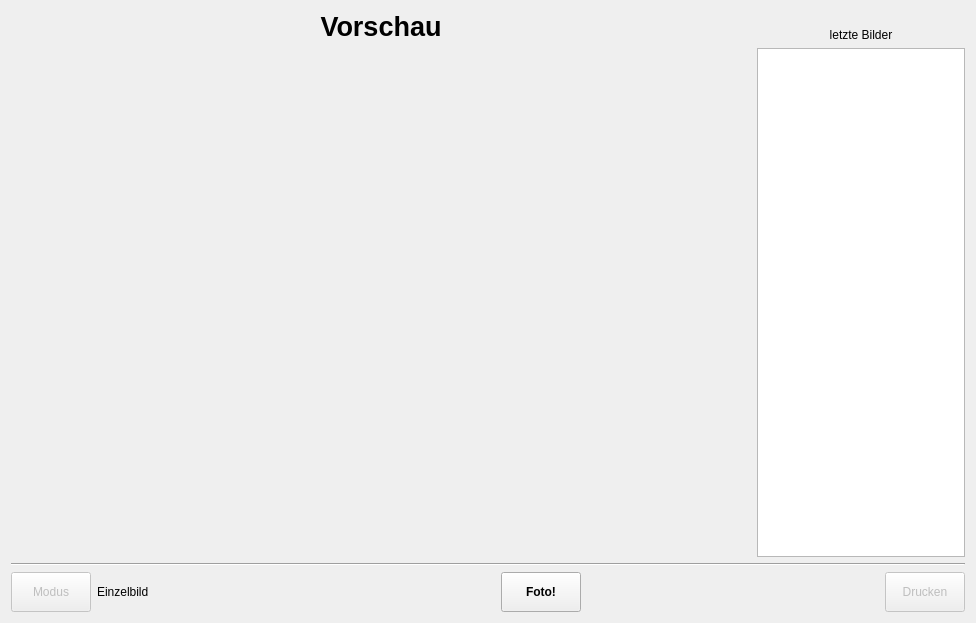
<?xml version="1.0" encoding="UTF-8"?>
<ui version="4.0">
 <class>photoBooth</class>
 <widget class="QWidget" name="photoBooth">
  <property name="geometry">
   <rect>
    <x>0</x>
    <y>0</y>
    <width>976</width>
    <height>623</height>
   </rect>
  </property>
  <property name="focusPolicy">
   <enum>Qt::NoFocus</enum>
  </property>
  <property name="windowTitle">
   <string notr="true">ZambaPhoto</string>
  </property>
  <layout class="QVBoxLayout" name="verticalLayout">
   <item>
    <layout class="QGridLayout" name="gridLayout">
     <item row="0" column="0">
      <widget class="QLabel" name="label_title">
       <property name="font">
        <font>
         <family>Helvetica Neue</family>
         <pointsize>20</pointsize>
         <weight>75</weight>
         <bold>true</bold>
        </font>
       </property>
       <property name="text">
        <string notr="true">Vorschau</string>
       </property>
       <property name="alignment">
        <set>Qt::AlignCenter</set>
       </property>
      </widget>
     </item>
     <item row="0" column="1">
      <widget class="QLabel" name="label_lastPictures">
       <property name="text">
        <string>letzte Bilder</string>
       </property>
       <property name="alignment">
        <set>Qt::AlignBottom|Qt::AlignHCenter</set>
       </property>
      </widget>
     </item>
     <item row="1" column="1">
      <widget class="QListWidget" name="listWidget_lastPictures">
       <property name="sizePolicy">
        <sizepolicy hsizetype="Minimum" vsizetype="Expanding">
         <horstretch>0</horstretch>
         <verstretch>0</verstretch>
        </sizepolicy>
       </property>
       <property name="minimumSize">
        <size>
         <width>200</width>
         <height>0</height>
        </size>
       </property>
       <property name="autoFillBackground">
        <bool>false</bool>
       </property>
       <property name="frameShape">
        <enum>QFrame::StyledPanel</enum>
       </property>
       <property name="iconSize">
        <size>
         <width>170</width>
         <height>130</height>
        </size>
       </property>
       <property name="resizeMode">
        <enum>QListView::Adjust</enum>
       </property>
       <property name="viewMode">
        <enum>QListView::IconMode</enum>
       </property>
      </widget>
     </item>
     <item row="1" column="0">
      <widget class="QLabel" name="label_pictureView">
       <property name="sizePolicy">
        <sizepolicy hsizetype="MinimumExpanding" vsizetype="MinimumExpanding">
         <horstretch>0</horstretch>
         <verstretch>0</verstretch>
        </sizepolicy>
       </property>
       <property name="minimumSize">
        <size>
         <width>740</width>
         <height>500</height>
        </size>
       </property>
       <property name="autoFillBackground">
        <bool>false</bool>
       </property>
       <property name="frameShape">
        <enum>QFrame::NoFrame</enum>
       </property>
       <property name="frameShadow">
        <enum>QFrame::Plain</enum>
       </property>
       <property name="text">
        <string/>
       </property>
       <property name="scaledContents">
        <bool>false</bool>
       </property>
       <property name="alignment">
        <set>Qt::AlignCenter</set>
       </property>
      </widget>
     </item>
    </layout>
   </item>
   <item>
    <widget class="Line" name="line">
     <property name="orientation">
      <enum>Qt::Horizontal</enum>
     </property>
    </widget>
   </item>
   <item>
    <layout class="QHBoxLayout" name="bottomRow">
     <item>
      <widget class="QPushButton" name="pushButton_switchMode">
       <property name="enabled">
        <bool>false</bool>
       </property>
       <property name="minimumSize">
        <size>
         <width>0</width>
         <height>40</height>
        </size>
       </property>
       <property name="text">
        <string>Modus</string>
       </property>
      </widget>
     </item>
     <item>
      <widget class="QLabel" name="label_captureMode">
       <property name="minimumSize">
        <size>
         <width>100</width>
         <height>0</height>
        </size>
       </property>
       <property name="text">
        <string>Einzelbild</string>
       </property>
      </widget>
     </item>
     <item>
      <spacer name="horizontalSpacer_2">
       <property name="orientation">
        <enum>Qt::Horizontal</enum>
       </property>
       <property name="sizeHint" stdset="0">
        <size>
         <width>40</width>
         <height>20</height>
        </size>
       </property>
      </spacer>
     </item>
     <item>
      <widget class="QPushButton" name="pushButton_capture">
       <property name="minimumSize">
        <size>
         <width>0</width>
         <height>40</height>
        </size>
       </property>
       <property name="font">
        <font>
         <weight>75</weight>
         <bold>true</bold>
        </font>
       </property>
       <property name="text">
        <string>Foto!</string>
       </property>
       <property name="icon">
        <iconset resource="photoBooth.qrc">
         <normaloff>:/icon/graphics/camera.png</normaloff>:/icon/graphics/camera.png</iconset>
       </property>
       <property name="iconSize">
        <size>
         <width>20</width>
         <height>20</height>
        </size>
       </property>
       <property name="default">
        <bool>false</bool>
       </property>
       <property name="flat">
        <bool>false</bool>
       </property>
      </widget>
     </item>
     <item>
      <spacer name="horizontalSpacer">
       <property name="orientation">
        <enum>Qt::Horizontal</enum>
       </property>
       <property name="sizeHint" stdset="0">
        <size>
         <width>40</width>
         <height>20</height>
        </size>
       </property>
      </spacer>
     </item>
     <item>
      <widget class="QPushButton" name="pushButton_print">
       <property name="enabled">
        <bool>false</bool>
       </property>
       <property name="minimumSize">
        <size>
         <width>0</width>
         <height>40</height>
        </size>
       </property>
       <property name="text">
        <string>Drucken</string>
       </property>
       <property name="icon">
        <iconset resource="photoBooth.qrc">
         <normaloff>:/icon/graphics/printer.png</normaloff>:/icon/graphics/printer.png</iconset>
       </property>
       <property name="iconSize">
        <size>
         <width>20</width>
         <height>20</height>
        </size>
       </property>
      </widget>
     </item>
    </layout>
   </item>
  </layout>
 </widget>
 <resources>
  <include location="photoBooth.qrc"/>
 </resources>
 <connections/>
</ui>
